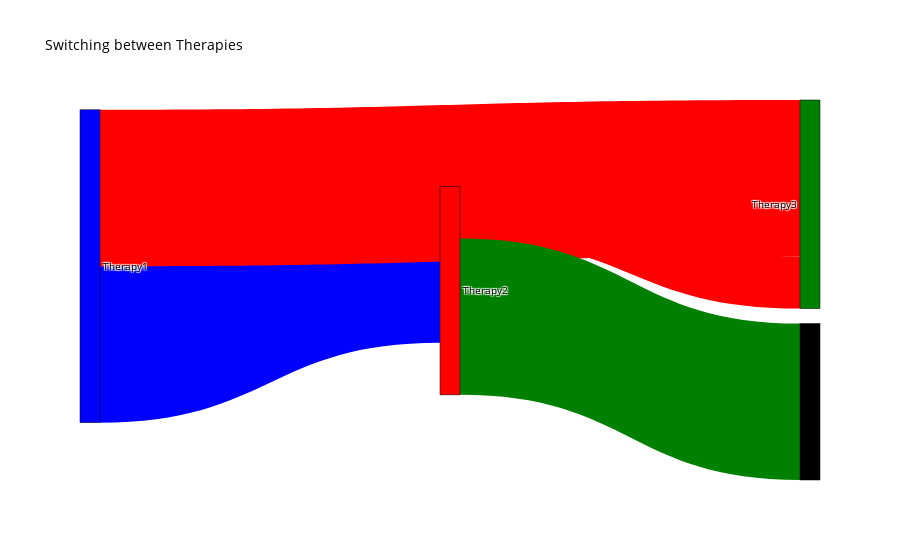

The code cell stored with this chart in its notebook:
### Code cell
import plotly.graph_objects as go
import pandas as pd



# Count the number of patients that switch from Therapy1 to Therapy2
switch_counts_1_2 = data.groupby(['Therapy1', 'Therapy2']).size().reset_index(name='Count_1_2')

# Count the number of patients that switch from Therapy2 to Therapy3
switch_counts_2_3 = data.groupby(['Therapy2', 'Therapy3']).size().reset_index(name='Count_2_3')

# Merge the two dataframes based on Therapy2
switch_counts = pd.merge(switch_counts_1_2, switch_counts_2_3, on='Therapy2', how='outer')

# Replace missing values with 0
switch_counts = switch_counts.fillna(0)

# Create the Sankey diagram object
fig = go.Figure(data=[go.Sankey(
    node = dict(
      pad = 15,
      thickness = 20,
      line = dict(color = "black", width = 0.5),
      label = ["Therapy1", "Therapy2", "Therapy3"],
      color = ["blue", "red", "green"]
    ),
    link = dict(
      source = [0, 0, 1, 1], # source nodes for the flows
      target = [1, 2, 2, 3], # target nodes for the flows
      value = [switch_counts.iloc[0]['Count_1_2'], switch_counts.iloc[1]['Count_1_2'], switch_counts.iloc[1]['Count_2_3'], switch_counts.iloc[2]['Count_2_3']], # thickness of the flows based on the count of switches
      color = ["blue", "red", "red", "green"]
  ))])

# Set the layout of the Sankey diagram
fig.update_layout(title_text="Switching between Therapies",
                  font=dict(size=10, color='black'))

# Show the plot
fig.show()

### Figure 1 — Plotly figure (JSON) as saved in the notebook; plotly's stock layout.template omitted (floating-point values rounded to 4 significant figures)
{"data": [{"link": {"color": ["blue", "red", "red", "green"], "source": [0, 0, 1, 1], "target": [1, 2, 2, 3], "value": [3, 3, 1, 3]}, "node": {"color": ["blue", "red", "green"], "label": ["Therapy1", "Therapy2", "Therapy3"], "line": {"color": "black", "width": 0.5}, "pad": 15, "thickness": 20}, "type": "sankey"}], "layout": {"font": {"color": "black", "size": 10}, "title": {"text": "Switching between Therapies"}}}
